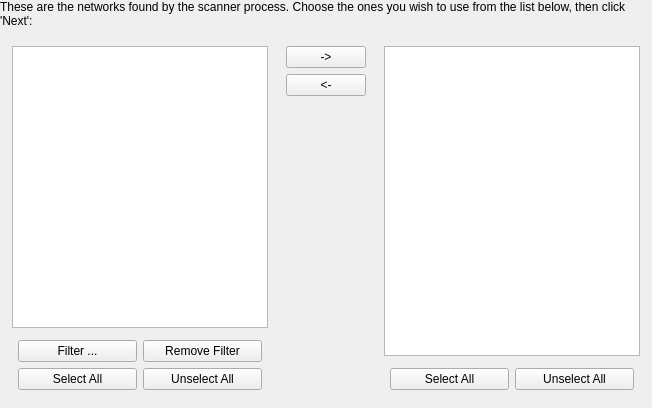
     <widget class="QWidget" name="WizardPage8">
      <layout class="QVBoxLayout">
       <property name="margin">
        <number>0</number>
       </property>
       <item>
        <widget class="QLabel" name="textLabel18_2">
         <property name="text">
          <string>These are the networks found by the scanner process. Choose the ones you wish to use from the list below, then click 'Next':</string>
         </property>
         <property name="alignment">
          <set>Qt::AlignVCenter</set>
         </property>
         <property name="wordWrap">
          <bool>true</bool>
         </property>
        </widget>
       </item>
       <item>
        <layout class="QHBoxLayout">
         <property name="margin">
          <number>6</number>
         </property>
         <item>
          <layout class="QVBoxLayout">
           <property name="margin">
            <number>6</number>
           </property>
           <item>
            <widget class="QListWidget" name="networkresultlist">
             <property name="selectionMode">
              <enum>QAbstractItemView::MultiSelection</enum>
             </property>
            </widget>
           </item>
           <item>
            <layout class="QGridLayout">
             <property name="margin">
              <number>6</number>
             </property>
             <item row="1" column="0">
              <widget class="QPushButton" name="selAllResNetButton">
               <property name="text">
                <string>Select All</string>
               </property>
              </widget>
             </item>
             <item row="0" column="0">
              <widget class="QPushButton" name="netFilterButton">
               <property name="text">
                <string>Filter ...</string>
               </property>
              </widget>
             </item>
             <item row="1" column="1">
              <widget class="QPushButton" name="pushButton7_2">
               <property name="text">
                <string>Unselect All</string>
               </property>
              </widget>
             </item>
             <item row="0" column="1">
              <widget class="QPushButton" name="remNetFilterButton">
               <property name="text">
                <string>Remove Filter</string>
               </property>
              </widget>
             </item>
            </layout>
           </item>
          </layout>
         </item>
         <item>
          <layout class="QVBoxLayout">
           <property name="margin">
            <number>6</number>
           </property>
           <item>
            <widget class="QPushButton" name="addNetButton">
             <property name="text">
              <string>-&gt;</string>
             </property>
            </widget>
           </item>
           <item>
            <widget class="QPushButton" name="remNetButton">
             <property name="text">
              <string>&lt;-</string>
             </property>
            </widget>
           </item>
           <item>
            <spacer>
             <property name="orientation">
              <enum>Qt::Vertical</enum>
             </property>
             <property name="sizeType">
              <enum>QSizePolicy::Expanding</enum>
             </property>
             <property name="sizeHint" stdset="0">
              <size>
               <width>20</width>
               <height>300</height>
              </size>
             </property>
            </spacer>
           </item>
          </layout>
         </item>
         <item>
          <layout class="QVBoxLayout">
           <property name="margin">
            <number>6</number>
           </property>
           <item>
            <widget class="QListWidget" name="networklist">
             <property name="selectionMode">
              <enum>QAbstractItemView::MultiSelection</enum>
             </property>
            </widget>
           </item>
           <item>
            <layout class="QHBoxLayout">
             <property name="margin">
              <number>6</number>
             </property>
             <item>
              <widget class="QPushButton" name="selAllNetButton">
               <property name="text">
                <string>Select All</string>
               </property>
              </widget>
             </item>
             <item>
              <widget class="QPushButton" name="pushButton7_2_2">
               <property name="text">
                <string>Unselect All</string>
               </property>
              </widget>
             </item>
            </layout>
           </item>
          </layout>
         </item>
        </layout>
       </item>
      </layout>
     </widget>
